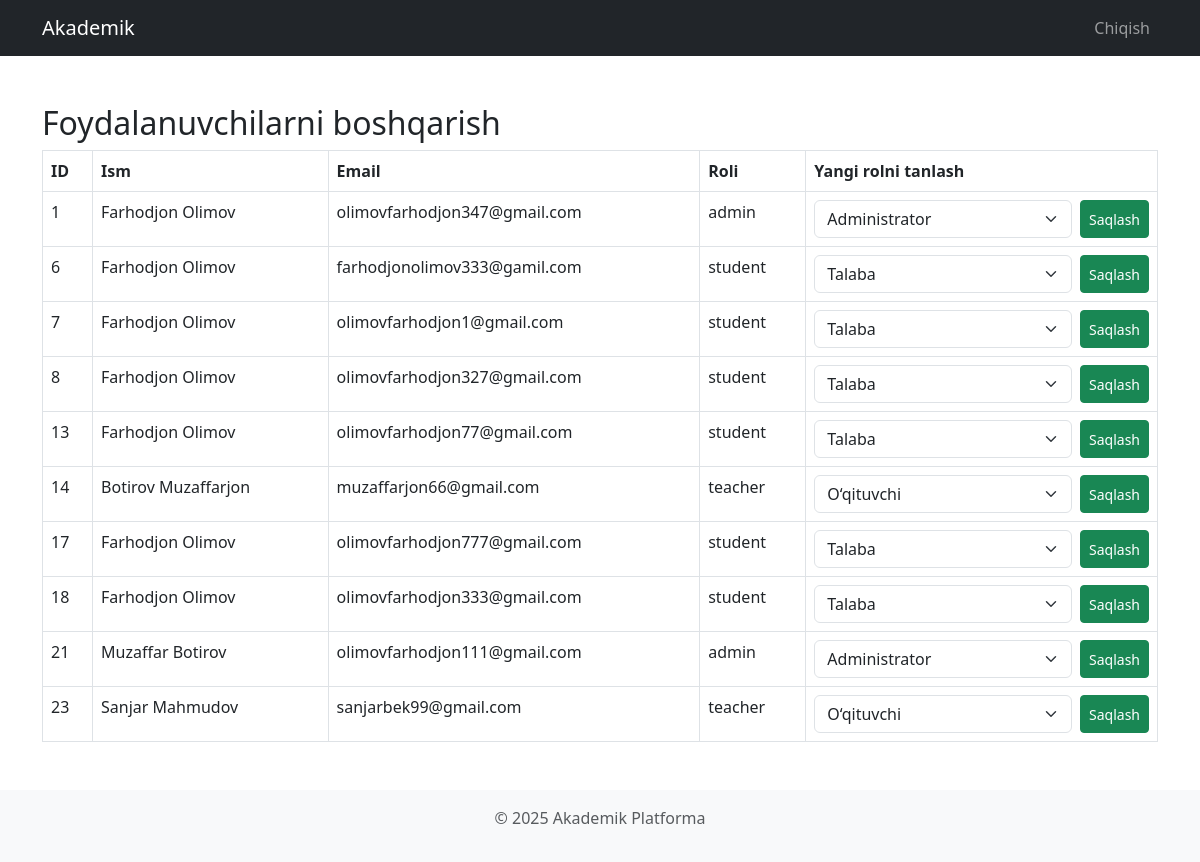
Screenshot of /Web_dasturlash_7_ballik_topshriq/manage_users.php (signed in) with the database file from the repository.
### tables this page shows
CREATE TABLE `users` (
  `id` int(11) NOT NULL,
  `name` varchar(100) NOT NULL,
  `email` varchar(100) NOT NULL,
  `password` varchar(255) NOT NULL,
  `role` enum('admin','teacher','student') NOT NULL,
  `created_at` timestamp NOT NULL DEFAULT current_timestamp(),
  `avatar` varchar(255) DEFAULT NULL
);

### Web_dasturlash_7_ballik_topshriq/manage_users.php (the view, shortened to what this page needs)
<?php
include("config.php");
$users = $conn->query("SELECT id, name, email, role FROM users");
include("templates/header.php");
?>
<div class="container mt-5">
    <h2>Foydalanuvchilarni boshqarish</h2>
    <table class="table table-bordered">
        <thead>
            <tr>
                <th>ID</th>
                <th>Ism</th>
                <th>Email</th>
                <th>Roli</th>
                <th>Yangi rolni tanlash</th>
            </tr>
        </thead>
        <tbody>
            <?php while ($user = $users->fetch_assoc()): ?>
                <tr>
                    <td><?= $user['id'] ?></td>
                    <td><?= htmlspecialchars($user['name']) ?></td>
                    <td><?= htmlspecialchars($user['email']) ?></td>
                    <td><?= htmlspecialchars($user['role']) ?></td>
                    <td>
                        <form method="POST" class="d-flex">
                            <select name="new_role" class="form-select me-2">
                                <option value="student" <?= $user['role'] === 'student' ? 'selected' : '' ?>>Talaba</option>
                                <option value="teacher" <?= $user['role'] === 'teacher' ? 'selected' : '' ?>>O‘qituvchi</option>
                                <option value="admin" <?= $user['role'] === 'admin' ? 'selected' : '' ?>>Administrator</option>
                            </select>
                            <button class="btn btn-sm btn-success">Saqlash</button>
                        </form>
                    </td>
                </tr>
            <?php endwhile; ?>
        </tbody>
    </table>
</div>
<?php include("templates/footer.php"); ?>

### rows the page displays
users: id "1", name "Farhodjon Olimov", email "olimovfarhodjon347@gmail.com", role "admin", new_role "Administrator"
users: id "6", name "Farhodjon Olimov", email "farhodjonolimov333@gamil.com", role "student", new_role "Talaba"
users: id "7", name "Farhodjon Olimov", email "olimovfarhodjon1@gmail.com", role "student", new_role "Talaba"
users: id "8", name "Farhodjon Olimov", email "olimovfarhodjon327@gmail.com", role "student", new_role "Talaba"
users: id "13", name "Farhodjon Olimov", email "olimovfarhodjon77@gmail.com", role "student", new_role "Talaba"
users: id "14", name "Botirov Muzaffarjon", email "muzaffarjon66@gmail.com", role "teacher", new_role "O‘qituvchi"
users: id "17", name "Farhodjon Olimov", email "olimovfarhodjon777@gmail.com", role "student", new_role "Talaba"
users: id "18", name "Farhodjon Olimov", email "olimovfarhodjon333@gmail.com", role "student", new_role "Talaba"
users: id "21", name "Muzaffar Botirov", email "olimovfarhodjon111@gmail.com", role "admin", new_role "Administrator"
users: id "23", name "Sanjar Mahmudov", email "sanjarbek99@gmail.com", role "teacher", new_role "O‘qituvchi"
